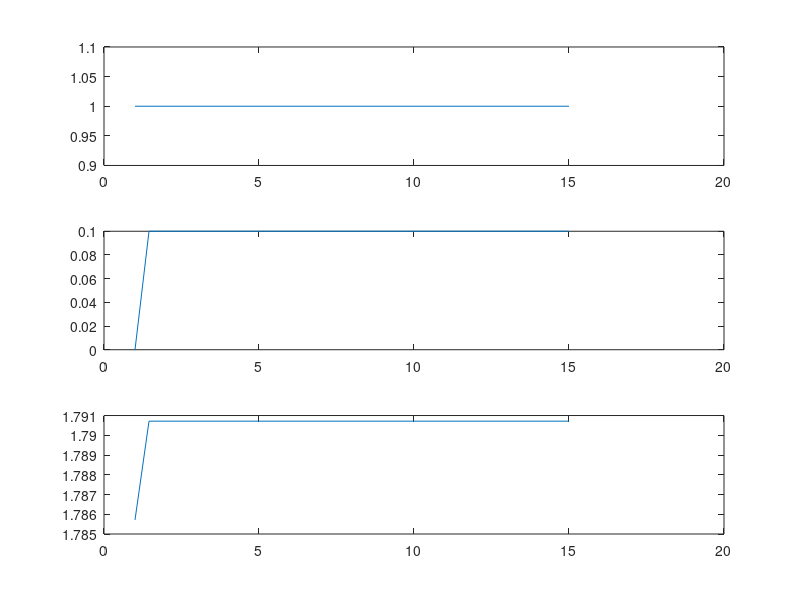

MATLAB code to generate this figure: (Note: this script raises an error after producing the figure.)
function compressible_1d_driver()
%% Parameters
N = 32;
dt = 0.01;
x = linspace(1,15,N);
density = 1;
x_velocity = 0.1;
gamma = 1.4;
P = 1/gamma * ones(1,N);
max_iter = 600;

%% Initialization
rho = density * ones(1,N);
rhou = [0, x_velocity * density * ones(1,N-1)];
E = P ./ (gamma - 1) .* ones(1,N) + 0.5 .* rhou .* rhou ./ rho;

%% Plotting
subplot(3,1,1)
plot(x,rho)
subplot(3,1,2)
plot(x,rhou)
subplot(3,1,3)
plot(x,E)

%% Time marching
for iter = 1:max_iter
    u = rhou ./ rho;
    F1 = rhou;
    F2 = rhou .* u + P;
    F3 = (E + P) .* u;
    P = (E - 0.5 .* rho .* u .* u) .* (gamma - 1);
    
    rho = Lax_Wendroff_vecv(rho, F1, dt, 2);
    rhou = Lax_Wendroff_vecv(rhou, F2, dt, 0);
    E = Lax_Wendroff_vecv(E, F3, dt, 2);
    
    %% Plotting
    subplot(3,1,1)
    plot(x,rho)
    subplot(3,1,2)
    plot(x,rhou)
    subplot(3,1,3)
    plot(x,E)
    
    pause(0.05)
end

end